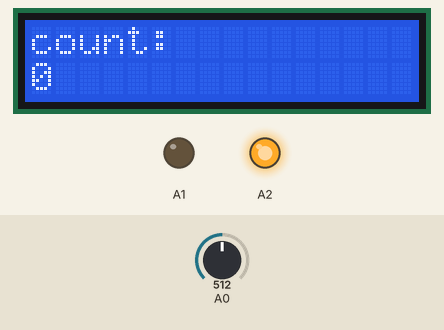
The sketch below on a simulated Arduino Uno, built with avr-gcc and run on an emulated ATmega328P. On the bench: 16×2 character LCD, output pins drawn as LEDs (lit = HIGH). Inputs (shaded band) come from the test bench; at power-on: A0 = 512.

Above: at 1.2 s.
1.3 s: A0 set to 490
At 1.6 s:
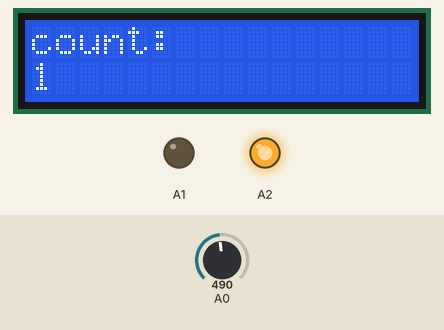
Timing chart, 0 to 4.3 s (numbered marks = the images above; inputs shaded):
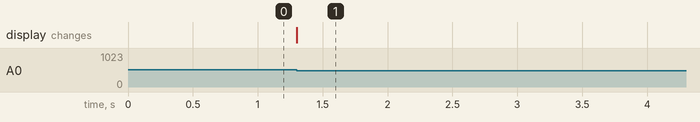

The sketch:

IR_Motion_Detector.ino
```cpp
// include the library code:
#include <LiquidCrystal.h>

// initialize the library by associating any needed LCD interface pin
// with the arduino pin number it is connected to
const int rs = 12, en = 11, d4 = 5, d5 = 4, d6 = 3, d7 = 2;
LiquidCrystal lcd(rs, en, d4, d5, d6, d7);
int count = 0;

void setup() {
  // put your setup code here, to run once:
  pinMode(A0, INPUT);
  pinMode(A1, OUTPUT);
  pinMode(A2, OUTPUT);
  digitalWrite(A2, HIGH);
  digitalWrite(A1, LOW);
  lcd.begin(16, 2);
  lcd.print("count: " );
}

void loop() {
  // put your main code here, to run repeatedly:
  lcd.setCursor(0, 1);
  lcd.print(count);
  delay(500);
  if (analogRead(A0) > 500) {
    while (analogRead(A0)>500){

    }
    count = count + 1;
  }
}
```

Measured:
- after the input at 1.3 s, the display: changes at once (image 1)
